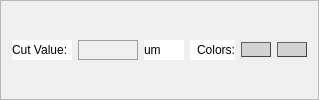
                  <widget class="QFrame" name="frame_binary">
                   <property name="sizePolicy">
                    <sizepolicy hsizetype="Minimum" vsizetype="Preferred">
                     <horstretch>0</horstretch>
                     <verstretch>0</verstretch>
                    </sizepolicy>
                   </property>
                   <property name="frameShape">
                    <enum>QFrame::StyledPanel</enum>
                   </property>
                   <property name="frameShadow">
                    <enum>QFrame::Raised</enum>
                   </property>
                   <layout class="QHBoxLayout" name="horizontalLayout_15">
                    <property name="topMargin">
                     <number>0</number>
                    </property>
                    <property name="bottomMargin">
                     <number>0</number>
                    </property>
                    <item>
                     <widget class="QLabel" name="lab_hm3d2d_18">
                      <property name="minimumSize">
                       <size>
                        <width>60</width>
                        <height>20</height>
                       </size>
                      </property>
                      <property name="maximumSize">
                       <size>
                        <width>60</width>
                        <height>20</height>
                       </size>
                      </property>
                      <property name="styleSheet">
                       <string notr="true">font: 25 10pt &quot;Calibri Light&quot;;
background-color: rgb(255, 255, 255);</string>
                      </property>
                      <property name="text">
                       <string>Cut Value: </string>
                      </property>
                      <property name="alignment">
                       <set>Qt::AlignLeading|Qt::AlignLeft|Qt::AlignVCenter</set>
                      </property>
                     </widget>
                    </item>
                    <item>
                     <widget class="QLineEdit" name="cut_2Dbi">
                      <property name="minimumSize">
                       <size>
                        <width>60</width>
                        <height>20</height>
                       </size>
                      </property>
                      <property name="maximumSize">
                       <size>
                        <width>60</width>
                        <height>20</height>
                       </size>
                      </property>
                      <property name="styleSheet">
                       <string notr="true">QLineEdit {background-color: rgba(0,0,0,0);
border: 1px solid rgb(156, 156, 156);
font: 25 10pt &quot;Calibri Light&quot;;
font-family: &quot;Calibri Light&quot;;
}
QLineEdit:focus { border: 1px solid #eb6fbd;}
					</string>
                      </property>
                      <property name="alignment">
                       <set>Qt::AlignCenter</set>
                      </property>
                     </widget>
                    </item>
                    <item>
                     <widget class="QLabel" name="unit_hm2D_val">
                      <property name="minimumSize">
                       <size>
                        <width>40</width>
                        <height>20</height>
                       </size>
                      </property>
                      <property name="maximumSize">
                       <size>
                        <width>40</width>
                        <height>20</height>
                       </size>
                      </property>
                      <property name="styleSheet">
                       <string notr="true">font: italic 10pt &quot;Calibri Light&quot;;
background-color: rgb(255, 255, 255);</string>
                      </property>
                      <property name="text">
                       <string>um</string>
                      </property>
                      <property name="alignment">
                       <set>Qt::AlignLeading|Qt::AlignLeft|Qt::AlignVCenter</set>
                      </property>
                     </widget>
                    </item>
                    <item>
                     <widget class="QLabel" name="lab_hm3d2d_14">
                      <property name="minimumSize">
                       <size>
                        <width>45</width>
                        <height>20</height>
                       </size>
                      </property>
                      <property name="maximumSize">
                       <size>
                        <width>45</width>
                        <height>20</height>
                       </size>
                      </property>
                      <property name="styleSheet">
                       <string notr="true">font: 25 10pt &quot;Calibri Light&quot;;
background-color: rgb(255, 255, 255);</string>
                      </property>
                      <property name="text">
                       <string>Colors:</string>
                      </property>
                      <property name="alignment">
                       <set>Qt::AlignRight|Qt::AlignTrailing|Qt::AlignVCenter</set>
                      </property>
                     </widget>
                    </item>
                    <item>
                     <widget class="QPushButton" name="fillcolor_hm2Dbi1">
                      <property name="minimumSize">
                       <size>
                        <width>30</width>
                        <height>15</height>
                       </size>
                      </property>
                      <property name="maximumSize">
                       <size>
                        <width>30</width>
                        <height>15</height>
                       </size>
                      </property>
                      <property name="styleSheet">
                       <string notr="true">QPushButton{
border-width: 1px;
border-style: outset;
border-color: rgb(66, 66, 66);
background-color: rgb(211, 211, 211);
}
QPushButton:hover{
border-color: rgb(255, 255, 255)
}</string>
                      </property>
                      <property name="text">
                       <string/>
                      </property>
                     </widget>
                    </item>
                    <item>
                     <widget class="QPushButton" name="fillcolor_hm2Dbi2">
                      <property name="minimumSize">
                       <size>
                        <width>30</width>
                        <height>15</height>
                       </size>
                      </property>
                      <property name="maximumSize">
                       <size>
                        <width>30</width>
                        <height>15</height>
                       </size>
                      </property>
                      <property name="styleSheet">
                       <string notr="true">QPushButton{
border-width: 1px;
border-style: outset;
border-color: rgb(66, 66, 66);
background-color: rgb(211, 211, 211);
}
QPushButton:hover{
border-color: rgb(255, 255, 255)
}</string>
                      </property>
                      <property name="text">
                       <string/>
                      </property>
                     </widget>
                    </item>
                   </layout>
                  </widget>
